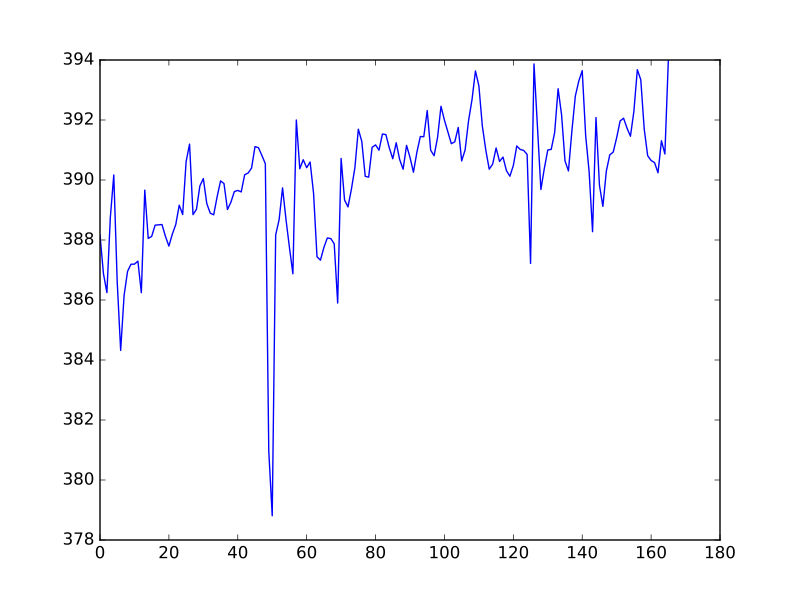

This figure's Python source:
#- Get standard deviation for each volume; then plot the values
stds = []
for i in range(data.shape[-1]):
    vol = data[..., i]
    stds.append(np.std(vol))
plt.plot(stds)
# [...]
